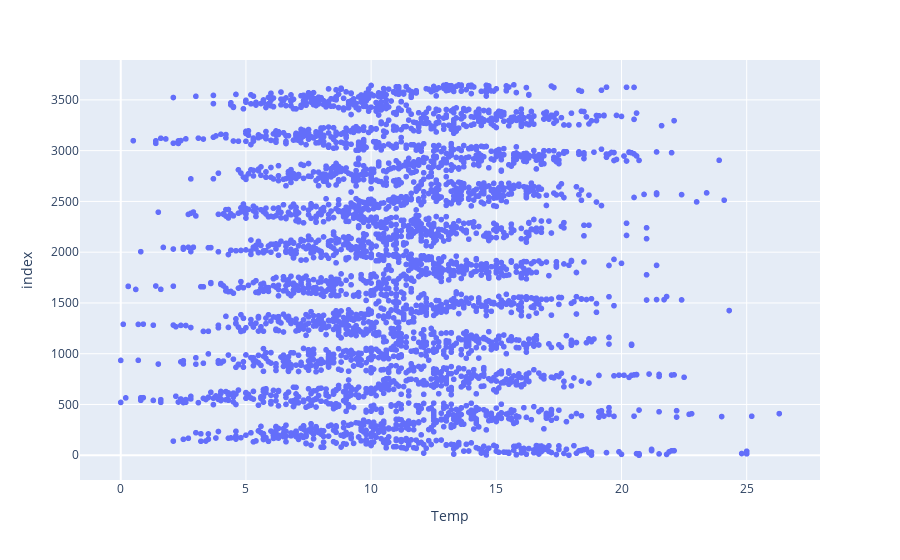

The notebook cell this image was saved under:
### Code cell
px.scatter(data_frame=df,x='Temp')

### Figure 1 — Plotly figure (JSON) as saved in the notebook; plotly's stock layout.template omitted (floating-point values rounded to 4 significant figures; data arrays with more than 128 entries replaced by an {"elided": "..."} marker saying what was removed)
{"data": [{"hovertemplate": "Temp=%{x}<br>index=%{y}<extra></extra>", "legendgroup": "", "marker": {"color": "#636efa", "symbol": "circle"}, "mode": "markers", "name": "", "showlegend": false, "type": "scattergl", "x": {"elided": "3650 float values"}, "xaxis": "x", "y": {"elided": "3650 int values"}, "yaxis": "y"}], "layout": {"legend": {"tracegroupgap": 0}, "margin": {"t": 60}, "xaxis": {"anchor": "y", "domain": [0, 1], "title": {"text": "Temp"}}, "yaxis": {"anchor": "x", "domain": [0, 1], "title": {"text": "index"}}}}
